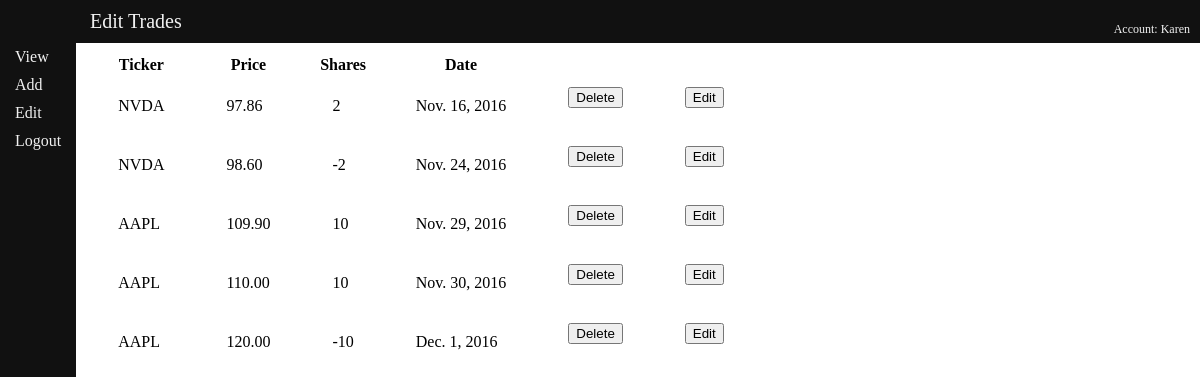
/trades/edit/ (signed in), run on an earlier commit of the app's database.
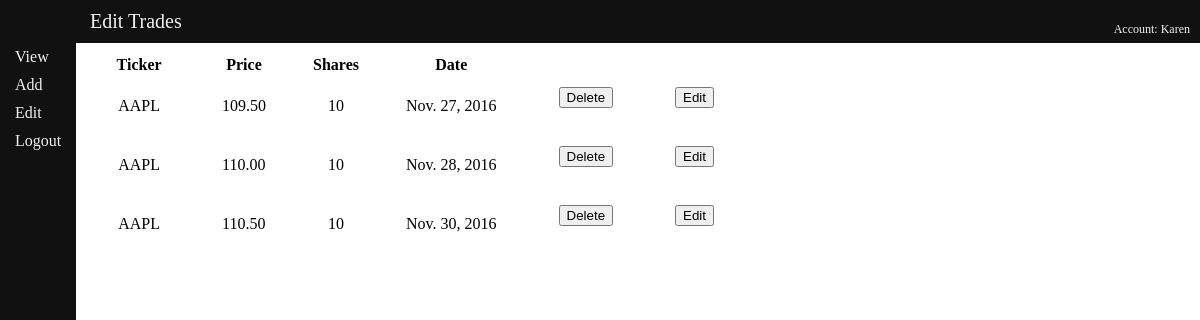
And on a later commit of the database.
### tradetracker/models.py (models this page shows, shortened)
class Trade(models.Model):
	owner = models.ForeignKey(User, on_delete=models.CASCADE, default=DEFAULT_USER)
	ticker = models.CharField(max_length=10)
	price = models.DecimalField(max_digits=11, decimal_places=2)
	trade_date = models.DateField()
	shares = models.IntegerField(default=0)

### tradetracker/views.py (the view)
@login_required(login_url='/trades/login')
def editTrades(request):
	current_user = request.user
	trade_list = current_user.trade_set.all()
	total_earnings = 0
	for trade in trade_list:
		total_earnings += trade.price * -trade.shares
	context = {'trade_list' : trade_list, 'total_earnings' : total_earnings,
		'current_user' : request.user.username}
	return render(request, 'tradetracker/editTrades.html', context)

### tradetracker/templates/tradetracker/editTrades.html (shortened to what this page needs)
{% extends 'tradetracker/tradeTrackerBase.html' %}
{% block bodyheader %} Edit Trades {% endblock %}
{% block content %}
	{% if trade_list %}
		<table>
			<tr>
				<th>Ticker</th>
				<th>Price</th>
				<th>Shares</th>
				<th>Date</th>
			</tr>
		{% for trade in trade_list %}
			<tr>
				<td>{{trade.ticker}}</td>
				<td>{{trade.price}}</td>
				<td>{{trade.shares}}</td>
				<td>{{trade.trade_date}}</td>
				<td>
					<form action="{% url 'tradetracker:deleteTrade' %}" method="post">
						<input type="submit" value="Delete">
					</form>
				</td>
				<td>
					<form action="{% url 'tradetracker:editSpecificTrade' %}" method="post">
						<input type="submit" value="Edit">
					</form>
				</td>
			</tr>
		{% endfor %}
		</table>
	{% else %}
		<p><strong>No trades are available to edit.</strong></p>
	{% endif %}
{% endblock %}

### tradetracker/templates/tradetracker/tradeTrackerBase.html (shortened to what this page needs)
{% load static %}
<head>
	<link rel="stylesheet" type="text/css" href="{% static 'tradetracker/style.css' %}" />
</head>
<body>
	<div class = "topbar">
		<div>
			<header>{% block bodyheader %}{% endblock %}</header>
		</div>
		<div>
			{% if current_user %}
				<p>Account: {{current_user}}</p>
			{% endif %}
		</div>
	</div>
	<div class="mainwrapper">
		<div class="sidenav">
			<a href="{% url 'tradetracker:viewTrades'%}">View</a>
			<a href="{% url 'tradetracker:addTrades'%}">Add</a>
			<a href="{% url 'tradetracker:editTrades'%}">Edit</a>
			<a href="{% url 'tradetracker:logout' %}">Logout</a>
		</div>
		<div class="content">
		{% block content %}
		{% endblock %}
		</div>
		<div>
			<div class="fixedinfo">
			</div>
		</div>
	</div>
</body>

### tradetracker/static/tradetracker/style.css (style rules this page uses)
.topbar { background-color: #111; font-family: "Tahoma"; color: #f1f1f1; padding-bottom: 10px; padding-top: 10px; }
.topbar div { display: inline; }
.topbar header { display: inline; padding-left: 90px; font-size: 20px; }
.topbar p { font-size: 12px; float: right; padding-right: 10px; }
.sidenav { height: 100%; float: left; top: 0; left: 0; background-color: #111; overflow-x: hidden; transition: 0.5s; }
.sidenav a { padding: 5px 15px; text-decoration: none; font-size: 16px; font-family: "Tahoma"; color: #f1f1f1; display: block; transition: 0.3s }
.fixedinfo { right: 0; position: fixed; padding: 10px; }
.content { float: left; padding: 10px; }
.content td { padding: 10px 30px; }
body { padding: 0; margin: 0; }

What changed in the data, as far as the page shows it:
removed Trade: ticker "NVDA", price "97.86", shares "2", trade_date "Nov. 16, 2016"
removed Trade: ticker "NVDA", price "98.60", shares "-2", trade_date "Nov. 24, 2016"
removed Trade: ticker "AAPL", price "109.90", shares "10", trade_date "Nov. 29, 2016"
removed Trade: ticker "AAPL", price "110.00", shares "10", trade_date "Nov. 30, 2016"
removed Trade: ticker "AAPL", price "120.00", shares "-10", trade_date "Dec. 1, 2016"
added Trade: ticker "AAPL", price "109.50", shares "10", trade_date "Nov. 27, 2016"
added Trade: ticker "AAPL", price "110.00", shares "10", trade_date "Nov. 28, 2016"
added Trade: ticker "AAPL", price "110.50", shares "10", trade_date "Nov. 30, 2016"
